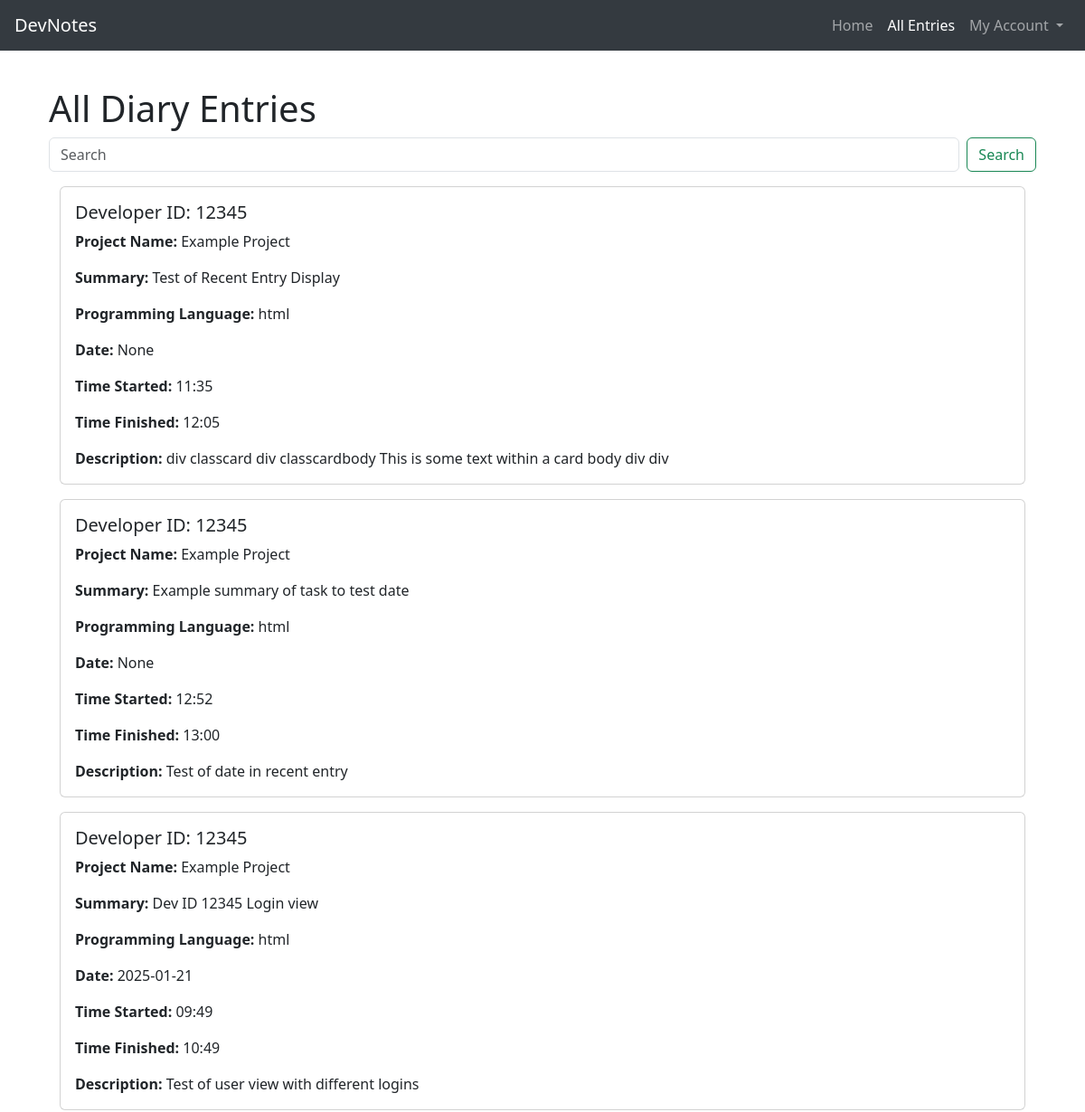
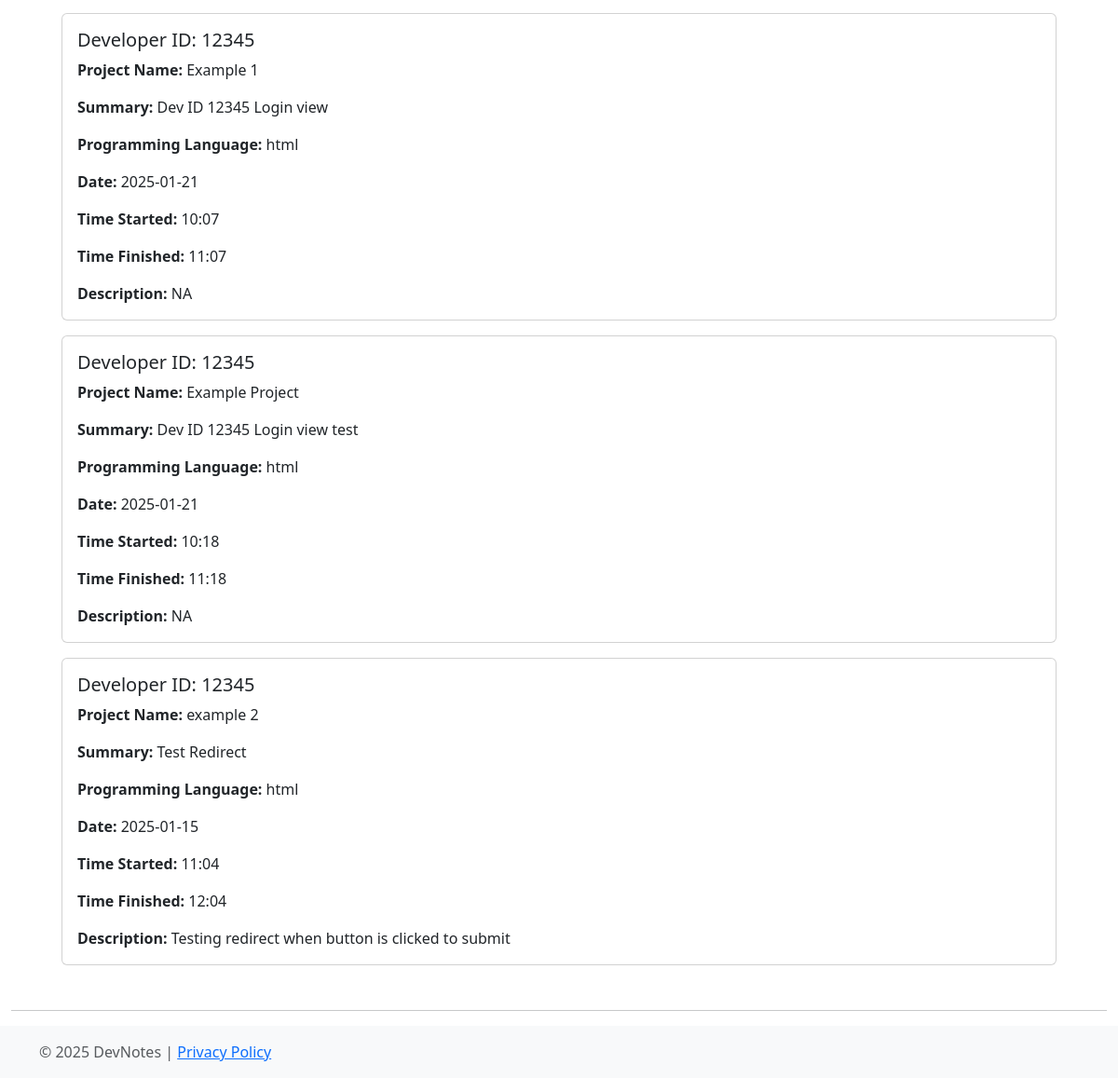
/diary, run on the app's committed database (2 pictures, top to bottom).
### tables this page shows
CREATE TABLE diary_entry (
    id INTEGER PRIMARY KEY AUTOINCREMENT,
    project_name TEXT NOT NULL,
    summary TEXT NOT NULL,
    programming_language TEXT NOT NULL,
    time_started TEXT NOT NULL,
    time_finished TEXT NOT NULL,
    description TEXT NOT NULL
, developer_id, date);

### main.py (the view)
@app.route('/diary')
def diary():
    diary_entries = dbHandler.get_all_diary_entries()
    return render_template('diary.html', diary_entries=diary_entries)

### database_manager.py (called while the page is built)
def get_all_diary_entries():
    conn = sqlite3.connect('database/data_source.db')
    cursor = conn.cursor()
    cursor.execute("SELECT * FROM diary_entry")
    entries = cursor.fetchall()
    conn.close()
    return entries

### templates/diary.html (shortened to what this page needs)
{% extends 'layout.html' %} {% block content %}
<div class="container mt-5 pt-5">
  <h1>All Diary Entries</h1>
  <form class="d-flex mb-3" role="search">
    <input
      class="form-control me-2"
      type="search"
      placeholder="Search"
      aria-label="Search"
    />
    <button class="btn btn-outline-success" type="submit">Search</button>
  </form>
  <div class="container">
    <div id="entries-container">
      {% for entry in diary_entries %}
      <div class="card mb-3">
        <div class="card-body">
          <h5 class="card-title">Developer ID: {{ entry[7] }}</h5>
          <p class="card-text"><strong>Project Name:</strong> {{ entry[1] }}</p>
          <p class="card-text"><strong>Summary:</strong> {{ entry[2] }}</p>
          <p class="card-text">
            <strong>Programming Language:</strong> {{ entry[3] }}
          </p>
          <p class="card-text"><strong>Date:</strong> {{ entry[8] }}</p>
          <p class="card-text"><strong>Time Started:</strong> {{ entry[4] }}</p>
          <p class="card-text">
            <strong>Time Finished:</strong> {{ entry[5] }}
          </p>
          <p class="card-text"><strong>Description:</strong> {{ entry[6] }}</p>
        </div>
      </div>
      {% endfor %}
    </div>
  </div>
</div>
{% endblock %}

### templates/layout.html (shortened to what this page needs)
<!DOCTYPE html>
<html lang="en">
  <head>
    <link
      rel="stylesheet"
      type="text/css"
      href="{{ url_for('static', filename='css/style.css') }}"
    />
    <link
      href="{{ url_for('static', filename='css/bootstrap.min.css') }}"
      rel="stylesheet"
    />
  </head>
  <body>
    {% include "partials/menu.html" %}
    <div class="container my-5">{% block content %}{% endblock %}</div>
    {% include "partials/footer.html" %}
  </body>
</html>

### templates/partials/menu.html (shortened to what this page needs)
<nav class="navbar navbar-expand-lg navbar-dark bg-dark-grey fixed-top">
  <a class="navbar-brand ms-3" href="{{ url_for('home') }}"> DevNotes </a>
  <div
    class="offcanvas offcanvas-end text-bg-dark-grey"
    tabindex="-1"
    id="offcanvasNavbar"
    aria-labelledby="offcanvasNavbarLabel"
  >
    <div class="offcanvas-body">
      <ul class="navbar-nav justify-content-end flex-grow-1 pe-3">
        <li class="nav-item">
          <a
            class="nav-link active"
            aria-current="page"
            href="{{ url_for('home') }}"
            >Home</a
          >
        </li>
        <li class="nav-item">
          <a class="nav-link" href="{{ url_for('diary') }}">All Entries</a>
        </li>
        <li class="nav-item dropdown">
          <a
            class="nav-link dropdown-toggle {% if current_route == 'dropdown' %}active{% endif %}"
            href="#"
            role="button"
            data-bs-toggle="dropdown"
            aria-expanded="false"
          >
            My Account
          </a>
        </li>
      </ul>
    </div>
  </div>
</nav>

### templates/partials/footer.html
<div class="container-fluid">
  <hr />
</div>
<footer class="footer mt-auto py-3 bg-light">
  <div class="container">
    <span class="text-muted">
      &copy; 2025 DevNotes {% if current_route != 'privacy' %} |
      <a href="{{ url_for('privacy') }}">Privacy Policy</a>
      {% endif %}
    </span>
  </div>
</footer>

### static/css/style.css (style rules this page uses)
.navbar-dark.bg-dark-grey { background-color: #343a40; }
.offcanvas-start.text-bg-dark-grey, .offcanvas-end.text-bg-dark-grey { background-color: #343a40; }

### data on the page
diary_entry: developer "12345", project_name "Example Project", summary "Test of Recent Entry Display", programming_language "html", entry "None", time_started "11:35", time_finished "12:05", description "div classcard div classcardbody This is some text within a card body div div"
diary_entry: developer "12345", project_name "Example Project", summary "Example summary of task to test date", programming_language "html", entry "None", time_started "12:52", time_finished "13:00", description "Test of date in recent entry"
diary_entry: developer "12345", project_name "Example Project", summary "Dev ID 12345 Login view", programming_language "html", date "2025-01-21", time_started "09:49", time_finished "10:49", description "Test of user view with different logins"
diary_entry: developer "12345", project_name "Example 1", summary "Dev ID 12345 Login view", programming_language "html", date "2025-01-21", time_started "10:07", time_finished "11:07", description "NA"
diary_entry: developer "12345", project_name "Example Project", summary "Dev ID 12345 Login view test", programming_language "html", date "2025-01-21", time_started "10:18", time_finished "11:18", description "NA"
diary_entry: developer "12345", project_name "example 2", summary "Test Redirect", programming_language "html", date "2025-01-15", time_started "11:04", time_finished "12:04", description "Testing redirect when button is clicked to submit"
